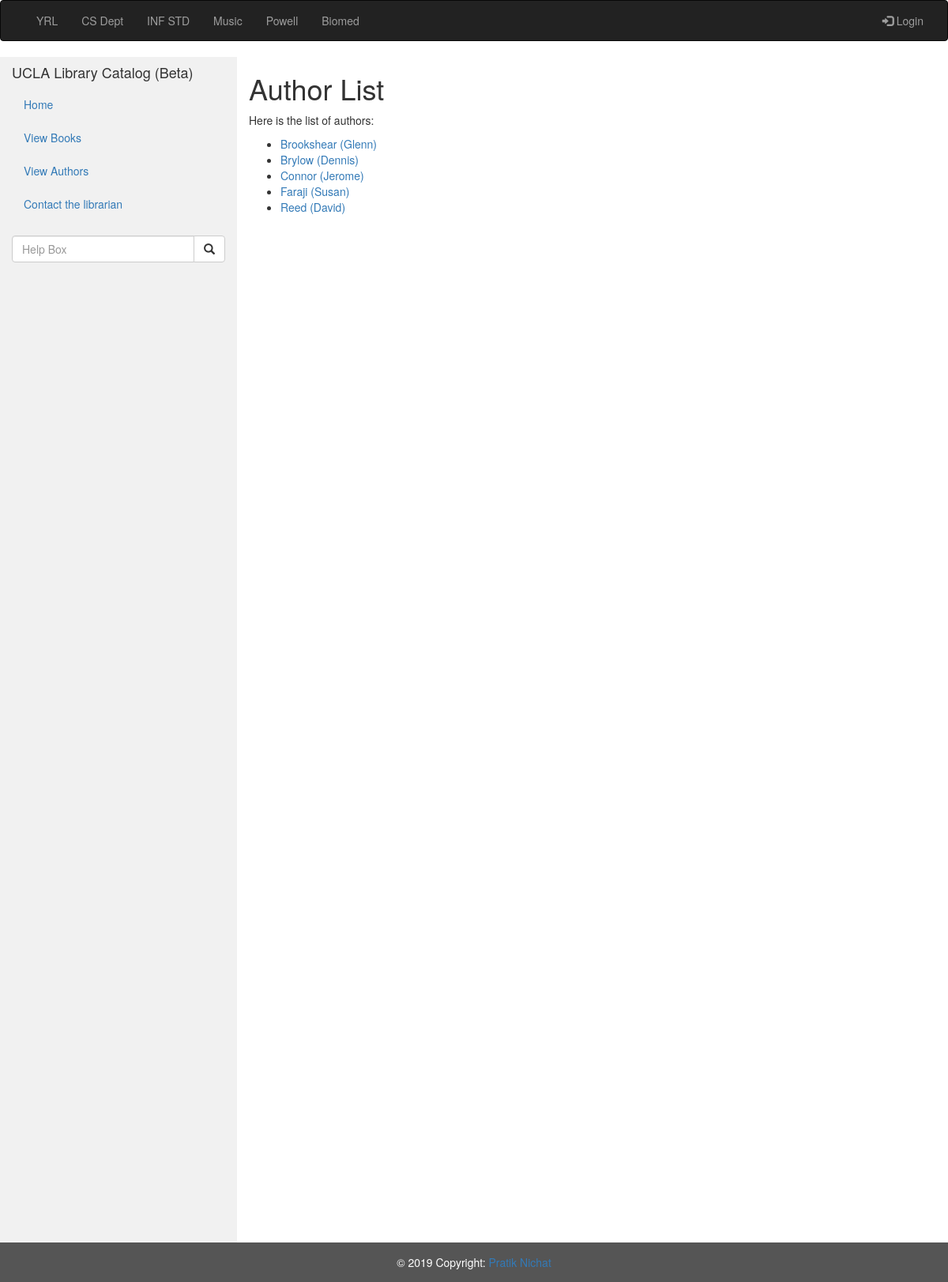
The app's page /catalog/authors/, older data.
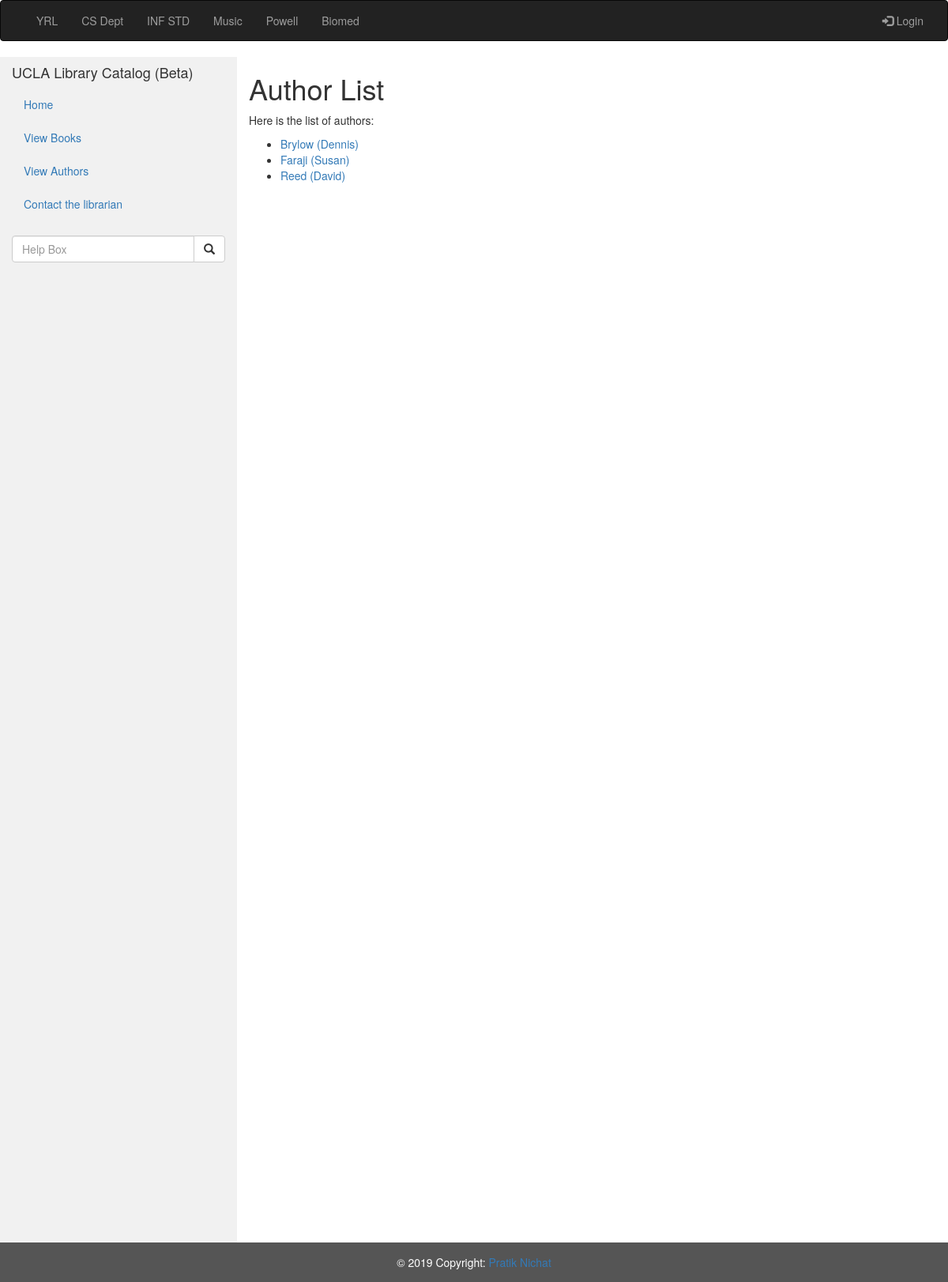
The same page, newer data.
### catalog/models.py (models this page shows)
class Author(models.Model):
    first_name = models.CharField(max_length=100)
    last_name = models.CharField(max_length=100)
    date_of_birth = models.DateField(null=True, blank=True)
    date_of_death = models.DateField('Died', null=True, blank=True)
    class Meta:
        ordering = ['last_name', 'first_name']
    def get_absolute_url(self):
        return reverse('author-detail', args=[str(self.id)])
    def __str__(self):
        return '{0} ({1})'.format(self.last_name,self.first_name)

### catalog/views.py (the view)
# urls.py: path('authors/', views.AuthorListView.as_view(), name='authors'),
class AuthorListView(generic.ListView):
	model = Author

### catalog/templates/catalog/author_list.html
{% extends "base.html" %}
{% block content %}
	<h1>Author List</h1>
	<p>Here is the list of authors:</p>
	{% if author_list %}
	<ul>
		{% for author in author_list %}
		<li>
			<a href="{{author.get_absolute_url}}">
				{{author}}
			</a>
		</li>
		{% endfor %}
	</ul>
	{% else %}
	<p>Please try again in a short while.</p>
	{% endif %}
{% endblock %}

Row changes from the older to the newer data that the page shows:
removed Author: last_name+first_name "Brookshear (Glenn)"
removed Author: last_name+first_name "Connor (Jerome)"
